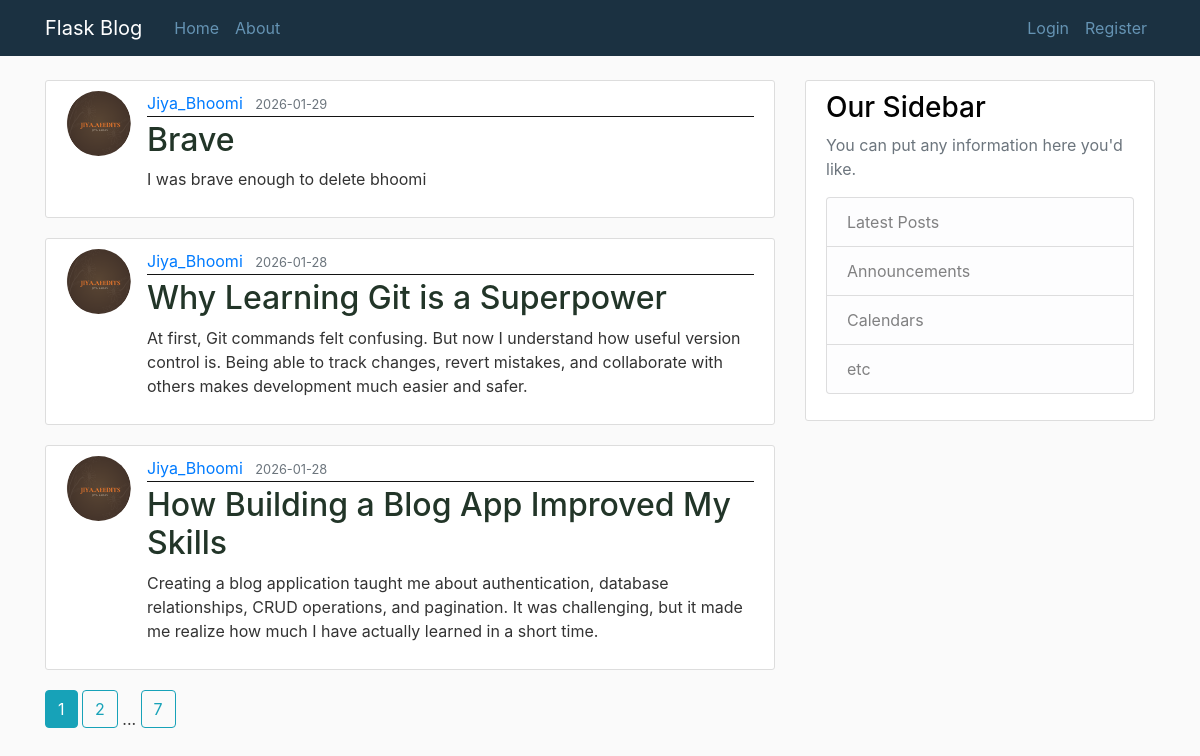
The page /home on the database its author committed.
### Blogpost/models.py (models this page shows, shortened)
class Post(db.Model):
    id = db.Column(db.Integer, primary_key=True)
    title = db.Column(db.String(100), nullable=False)
    date_posted = db.Column(db.DateTime, nullable=False, default=datetime.utcnow)
    content = db.Column(db.Text, nullable=False)
    user_id = db.Column(db.Integer, db.ForeignKey('user.id'), nullable=False)

class User(db.Model, UserMixin):
    id = db.Column(db.Integer, primary_key=True)
    username = db.Column(db.String(20), unique=True, nullable=False)
    email = db.Column(db.String(120), unique=True, nullable=False)
    image_file = db.Column(db.String(20), nullable=False, default='download.jpg')
    password = db.Column(db.String(60), nullable=False)
    posts = db.relationship('Post', backref='author', lazy=True)

### Blogpost/routes.py (the view)
@app.route("/")
@app.route("/home")
def home():
    page = request.args.get('page',1, type=int,)
    posts = Post.query.order_by(Post.date_posted.desc()).paginate(page=page,per_page=3)
    return render_template('home.html', posts = posts)

### Blogpost/templates/home.html
{% extends 'layout.html' %}
{% block content %}
        {% for post in posts.items %}
            <article class="media content-section">
                <img class="rounded-circle article-img" src="{{ url_for('static', filename ='profile_pic/' + post.author.image_file) }}">
                <div class="media-body">
                    <div class="article-metadata">
                    <a class="mr-2" href="{{url_for('user_post', username=post.author.username)}}">{{ post.author.username }}</a>
                    <small class="text-muted">{{ post.date_posted.strftime('%Y-%m-%d') }}</small>
                    </div>
                    <h2><a class="article-title" href="{{url_for('post', post_id=post.id)}}">{{ post.title }}</a></h2>
                    <p class="article-content">{{ post.content }}</p>
                </div>
            </article>
        {% endfor %}
        {% for page_num in posts.iter_pages(left_edge=1, right_edge=1, left_current=1, right_current=1) %}
            {% if page_num %}
                {% if posts.page == page_num %}
                    <a class="btn btn-info mb-4" href="{{url_for('home', page=page_num)}}"> {{ page_num }} </a>
                {% else %}
                    <a class="btn btn-outline-info mb-4" href="{{url_for('home', page=page_num)}}"> {{ page_num }} </a>
                {% endif %}
            {% else %}
                ...
            {% endif %}
        {% endfor %}
{% endblock content %}

### Blogpost/static/main.css (style rules this page uses)
body { background: #fafafa; color: #333333; margin-top: 5rem; }
h1, h2, h3, h4, h5, h6 { color: #020202; }
.content-section { background: #ffffff; padding: 10px 20px; border: 1px solid #dddddd; border-radius: 3px; margin-bottom: 20px; }
.article-title { color: #223528; }
.article-content { white-space: pre-line; }
.article-img { height: 65px; width: 65px; margin-right: 16px; }
.article-metadata { padding-bottom: 1px; margin-bottom: 4px; border-bottom: 1px solid #131313 }

### rows shown on the page
Post: image_file (picture), author.username "Jiya_Bhoomi", date_posted "2026-01-29", title "Brave", content "I was brave enough to delete bhoomi"
Post: image_file (picture), author.username "Jiya_Bhoomi", date_posted "2026-01-28", title "Why Learning Git is a Superpower", content "At first, Git commands felt confusing. But now I understand how useful version control is. Being able to track changes, revert mistakes, and collaborate with others makes development much easier and safer."
Post: image_file (picture), author.username "Jiya_Bhoomi", date_posted "2026-01-28", title "How Building a Blog App Improved My Skills", content "Creating a blog application taught me about authentication, database relationships, CRUD operations, and pagination. It was challenging, but it made me realize how much I have actually learned in a short time."

### other values the page prints
{{ page_num }} "1"
{{ page_num }} "2" "7"
